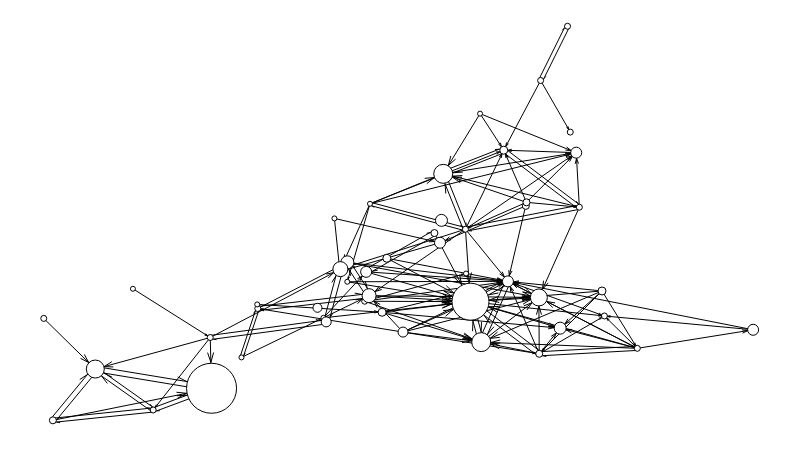

Notebook cell for this chart:
### Code cell
time7 = '2019-11-11 18:30:00'
time8 = '2019-11-11 18:40:00'

g4,sizes4 = make_time_graph(connection,time7,time8,game)
g4.scale_nodes_size(sizes4)
g4.move('kamada_kawai')
g4.label_nodes()
g4.set_all_nodes('labpos', 'hover')
g4.draw()

### Figure 1 — Plotly figure (JSON) as saved in the notebook; plotly's stock layout.template omitted (floating-point values rounded to 4 significant figures; data arrays with more than 128 entries replaced by an {"elided": "..."} marker saying what was removed)
{"data": [{"hoverinfo": "none", "line": {"color": "rgb(127, 127, 127)", "dash": "solid", "width": 0}, "mode": "lines", "type": "scatter", "uid": "72dc5d52-1ecd-4f5f-86f9-8f9331dbb54f", "x": [0.5087, 0.5087, null, 0, 1, null], "y": [0, 1, null, 0.3783, 0.3783, null]}, {"hoverinfo": "none", "line": {"color": "rgb(0, 0, 0)", "dash": "solid", "width": 1}, "mode": "lines", "type": "scatter", "uid": "0b95e02e-157e-445c-9524-27db698fdccc", "x": {"elided": "1119 float values"}, "y": {"elided": "1119 float values"}}, {"hoverinfo": "text", "marker": {"color": "rgb(255, 255, 255)", "line": {"color": "rgb(0, 0, 0)", "width": 1}, "size": 6, "symbol": "circle"}, "mode": "markers", "text": ["PG_Esports", "IFresh_HD", "Terenas", "Nono_LoL", "ESL_it", "루시아", "PinkWardlol", "피닉스박1", "박옥자누나", "Metaphor", "rainbrain", "Flanalistaa"], "textfont": {"color": "rgb(0, 0, 0)"}, "textposition": "middle center", "type": "scatter", "uid": "23f26567-7c74-435b-965e-41b386326633", "x": [0.7004, 0.5945, 0.7384, 0.7551, 0.7422, 0, 0.8367, 0.2347, 0.1543, 0.7904, 0.4524, 0.3017], "y": [0.8624, 0.4849, 1, 0.5407, 0.7315, 0.2586, 0.1827, 0.2101, 0.02624, 0.2648, 0.3022, 0.2837]}, {"hoverinfo": "text", "marker": {"color": "rgb(255, 255, 255)", "line": {"color": "rgb(0, 0, 0)", "width": 1}, "size": 19, "symbol": "circle"}, "mode": "markers", "text": ["Solary", "Shiphtur"], "textfont": {"color": "rgb(0, 0, 0)"}, "textposition": "middle center", "type": "scatter", "uid": "a3db593d-cfea-44bb-b1c1-657786abd913", "x": [0.5631, 0.6167], "y": [0.6254, 0.1985]}, {"hoverinfo": "text", "marker": {"color": "rgb(255, 255, 255)", "line": {"color": "rgb(0, 0, 0)", "width": 1}, "size": 11, "symbol": "circle"}, "mode": "markers", "text": ["Corobizar", "Broeki1", "ThaldrinLol", "Locodoco", "Yassuo"], "textfont": {"color": "rgb(0, 0, 0)"}, "textposition": "middle center", "type": "scatter", "uid": "bfaa4800-45b0-4ec5-a077-31260a90974e", "x": [0.7506, 0.5586, 0.4545, 1, 0.6543], "y": [0.6792, 0.4506, 0.3768, 0.2298, 0.3526]}, {"hoverinfo": "text", "marker": {"color": "rgb(255, 255, 255)", "line": {"color": "rgb(0, 0, 0)", "width": 1}, "size": 8, "symbol": "circle"}, "mode": "markers", "text": ["OgamingLoL", "Opat04", "RezoneGAMES", "AdamKissAK"], "textfont": {"color": "rgb(0, 0, 0)"}, "textposition": "middle center", "type": "scatter", "uid": "98094d94-3251-4c3c-abd1-3d240e341055", "x": [0.6485, 0.4837, 0.787, 0.477], "y": [0.6855, 0.4112, 0.3282, 0.2742]}, {"hoverinfo": "text", "marker": {"color": "rgb(255, 255, 255)", "line": {"color": "rgb(0, 0, 0)", "width": 1}, "size": 5, "symbol": "circle"}, "mode": "markers", "text": ["Akytio", "Flashynthen1ght", "Sissorstream", "UnstoppableCarry", "skeanz", "yamatosdeath1", "SaltyTeemo", "하로맨", "rangerlol1"], "textfont": {"color": "rgb(0, 0, 0)"}, "textposition": "middle center", "type": "scatter", "uid": "bdb98885-98c3-42b6-8462-1c99dc3bcc26", "x": [0.6151, 0.3009, 0.4097, 0.3943, 0.4599, 0.4279, 0.5953, 0.1257, 0.2787], "y": [0.7782, 0.2941, 0.5124, 0.2601, 0.5495, 0.3516, 0.3726, 0.3338, 0.1597]}, {"hoverinfo": "text", "marker": {"color": "rgb(255, 255, 255)", "line": {"color": "rgb(0, 0, 0)", "width": 1}, "size": 7, "symbol": "circle"}, "mode": "markers", "text": ["FabulousN", "ccOldDaddy", "esl_summonersinn", "Crocodyle_lol", "인간젤리", "foggedftw2"], "textfont": {"color": "rgb(0, 0, 0)"}, "textposition": "middle center", "type": "scatter", "uid": "dd374bdf-0a51-4853-a808-81a45372acee", "x": [0.5507, 0.6796, 0.4175, 0.6805, 0.01287, 0.6985], "y": [0.4752, 0.5442, 0.3776, 0.5532, 0, 0.1688]}, {"hoverinfo": "text", "marker": {"color": "rgb(255, 255, 255)", "line": {"color": "rgb(0, 0, 0)", "width": 1}, "size": 12, "symbol": "circle"}, "mode": "markers", "text": ["Werlyb", "hashinshin"], "textfont": {"color": "rgb(0, 0, 0)"}, "textposition": "middle center", "type": "scatter", "uid": "a96136f6-dfe6-4f52-a5b0-4463190550ec", "x": [0.5606, 0.728], "y": [0.5074, 0.2339]}, {"hoverinfo": "text", "marker": {"color": "rgb(255, 255, 255)", "line": {"color": "rgb(0, 0, 0)", "width": 1}, "size": 50, "symbol": "circle"}, "mode": "markers", "text": ["한동숙"], "textfont": {"color": "rgb(0, 0, 0)"}, "textposition": "middle center", "type": "scatter", "uid": "ae88e7d3-4129-4e15-920c-7372af25d04b", "x": [0.2366], "y": [0.08136]}, {"hoverinfo": "text", "marker": {"color": "rgb(255, 255, 255)", "line": {"color": "rgb(0, 0, 0)", "width": 1}, "size": 9, "symbol": "circle"}, "mode": "markers", "text": ["西門夜說"], "textfont": {"color": "rgb(0, 0, 0)"}, "textposition": "middle center", "type": "scatter", "uid": "2dff3e80-ca82-4527-88af-8d5e99d5985a", "x": [0.3859], "y": [0.2855]}, {"hoverinfo": "text", "marker": {"color": "rgb(255, 255, 255)", "line": {"color": "rgb(0, 0, 0)", "width": 1}, "size": 13, "symbol": "circle"}, "mode": "markers", "text": ["yeTz"], "textfont": {"color": "rgb(0, 0, 0)"}, "textposition": "middle center", "type": "scatter", "uid": "9d069355-cef6-4b64-8f27-ba23018d51e3", "x": [0.428], "y": [0.4009]}, {"hoverinfo": "text", "marker": {"color": "rgb(255, 255, 255)", "line": {"color": "rgb(0, 0, 0)", "width": 1}, "size": 18, "symbol": "circle"}, "mode": "markers", "text": ["서새봄냥"], "textfont": {"color": "rgb(0, 0, 0)"}, "textposition": "middle center", "type": "scatter", "uid": "8c091c34-2679-402d-9406-33a4279c5794", "x": [0.07268], "y": [0.1301]}, {"hoverinfo": "text", "marker": {"color": "rgb(255, 255, 255)", "line": {"color": "rgb(0, 0, 0)", "width": 1}, "size": 15, "symbol": "circle"}, "mode": "markers", "text": ["clid"], "textfont": {"color": "rgb(0, 0, 0)"}, "textposition": "middle center", "type": "scatter", "uid": "b9c8a242-0232-47b6-a479-165ea3f3ae66", "x": [0.4182], "y": [0.3837]}, {"hoverinfo": "text", "marker": {"color": "rgb(255, 255, 255)", "line": {"color": "rgb(0, 0, 0)", "width": 1}, "size": 10, "symbol": "circle"}, "mode": "markers", "text": ["grafo", "lol_Khan"], "textfont": {"color": "rgb(0, 0, 0)"}, "textposition": "middle center", "type": "scatter", "uid": "2f4459ff-fc26-4686-9e1b-101d1fd48a95", "x": [0.5065, 0.3982], "y": [0.2239, 0.2498]}, {"hoverinfo": "text", "marker": {"color": "rgb(255, 255, 255)", "line": {"color": "rgb(0, 0, 0)", "width": 1}, "size": 37, "symbol": "circle"}, "mode": "markers", "text": ["TFBlade"], "textfont": {"color": "rgb(0, 0, 0)"}, "textposition": "middle center", "type": "scatter", "uid": "254e5286-a0a4-4ebd-887e-b09a177b9d63", "x": [0.6015], "y": [0.301]}, {"hoverinfo": "text", "marker": {"color": "rgb(255, 255, 255)", "line": {"color": "rgb(0, 0, 0)", "width": 1}, "size": 14, "symbol": "circle"}, "mode": "markers", "text": ["jovirone"], "textfont": {"color": "rgb(0, 0, 0)"}, "textposition": "middle center", "type": "scatter", "uid": "e1b3f47b-0a43-4cfb-8149-a63fb9ca1021", "x": [0.4586], "y": [0.3163]}, {"hoverinfo": "text", "marker": {"color": "rgb(255, 255, 255)", "line": {"color": "rgb(0, 0, 0)", "width": 1}, "size": 17, "symbol": "circle"}, "mode": "markers", "text": ["imaqtpie"], "textfont": {"color": "rgb(0, 0, 0)"}, "textposition": "middle center", "type": "scatter", "uid": "78477494-22fa-4adf-bacf-b0d8ae71eab7", "x": [0.6979], "y": [0.3118]}, {"hoverinfo": "none", "mode": "text", "text": [], "textfont": {"color": "rgb(255, 255, 255)"}, "textposition": "middle center", "type": "scatter", "uid": "0d32305e-bf31-4cbf-9a62-3c1d35136861", "x": [], "y": []}, {"hoverinfo": "none", "mode": "text", "text": [null, null, null, null, null, null, null, null, null, null, null, null, null, null, null, null, null, null, null, null, null, null, null, null, null, null, null, null, null, null, null, null, null, null, null, null, null, null, null, null, null, null, null, null, null, null, null, null, null, null], "textfont": {"color": "rgb(0, 0, 0)"}, "textposition": "middle center", "type": "scatter", "uid": "edcbc3c4-cc42-4170-b3e9-dc19ec909fbc", "x": [0.7004, 0.5631, 0.7506, 0.5945, 0.5586, 0.6485, 0.4837, 0.6151, 0.5507, 0.6796, 0.5606, 0.3009, 0.7384, 0.787, 0.4097, 0.4545, 0.477, 0.3943, 0.7551, 0.4599, 0.4279, 0.7422, 0.4175, 0.6805, 0, 0.5953, 0.1257, 0.01287, 0.8367, 0.2366, 0.2347, 0.3859, 0.428, 0.07268, 0.1543, 0.7904, 0.4182, 0.5065, 0.3982, 0.6015, 0.4586, 0.4524, 0.6167, 0.3017, 0.2787, 0.6985, 0.6979, 0.728, 1, 0.6543], "y": [0.8624, 0.6254, 0.6792, 0.4849, 0.4506, 0.6855, 0.4112, 0.7782, 0.4752, 0.5442, 0.5074, 0.2941, 1, 0.3282, 0.5124, 0.3768, 0.2742, 0.2601, 0.5407, 0.5495, 0.3516, 0.7315, 0.3776, 0.5532, 0.2586, 0.3726, 0.3338, 0, 0.1827, 0.08136, 0.2101, 0.2855, 0.4009, 0.1301, 0.02624, 0.2648, 0.3837, 0.2239, 0.2498, 0.301, 0.3163, 0.3022, 0.1985, 0.2837, 0.1597, 0.1688, 0.3118, 0.2339, 0.2298, 0.3526]}, {"hoverinfo": "none", "mode": "text", "text": {"elided": "139 null values"}, "textfont": {"color": "rgb(0, 0, 0)"}, "textposition": "middle center", "type": "scatter", "uid": "b5628cc7-0ebe-4642-b159-268db69ba24d", "x": {"elided": "139 float values"}, "y": {"elided": "139 float values"}}, {"hoverinfo": "none", "marker": {"color": "rgba(255, 255, 255, 0)", "line": {"color": "rgba(255, 255, 255, 0)", "width": 0}, "size": 0, "symbol": "circle"}, "mode": "markers", "type": "scatter", "uid": "39fc66df-bab7-499b-a90e-8335c626779b", "x": [0.5, 0, 1, 0.5], "y": [0, 0.5, 0.5, 1]}], "layout": {"height": 450, "margin": {"b": 0, "l": 0, "r": 0, "t": 0}, "plot_bgcolor": "rgb(255, 255, 255)", "showlegend": false, "width": 800, "xaxis": {"fixedrange": true, "showgrid": false, "showticklabels": false, "zeroline": false}, "yaxis": {"fixedrange": true, "showgrid": false, "showticklabels": false, "zeroline": false}}}
